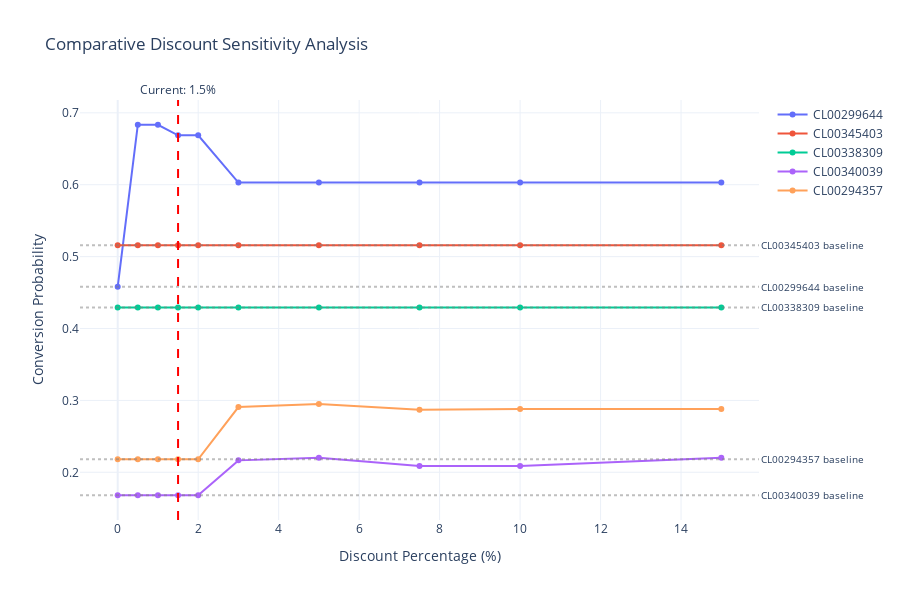

Notebook code for this chart:
### Code cell
show_discount_comparison_graph(df_sim, model, selected_ids)

### Figure 1 — Plotly figure (JSON) as saved in the notebook; plotly's stock layout.template omitted (floating-point values rounded to 4 significant figures)
{"data": [{"customdata": [0.0, 0.2254, 0.2254, 0.2108, 0.2108, 0.145, 0.145, 0.145, 0.145, 0.145], "hovertemplate": "Customer: CL00299644<br>Discount: %{x}%<br>Probability: %{y:.3f}<br>Δ from baseline: %{customdata:.3f}<br>Discount amount: €%{text:.2f}", "mode": "lines+markers", "name": "CL00299644", "text": [0.0, 62.03, 124.1, 186.1, 248.1, 372.2, 620.3, 930.4, 1241.0, 1861.0], "type": "scatter", "x": [0.0, 0.5, 1.0, 1.5, 2.0, 3.0, 5.0, 7.5, 10.0, 15.0], "y": [0.458, 0.6834, 0.6834, 0.6688, 0.6688, 0.6029, 0.6029, 0.6029, 0.6029, 0.6029]}, {"customdata": [0.0, 0.0, 0.0, 0.0, 0.0, 0.0, 0.0, 0.0, 0.0, 0.0], "hovertemplate": "Customer: CL00345403<br>Discount: %{x}%<br>Probability: %{y:.3f}<br>Δ from baseline: %{customdata:.3f}<br>Discount amount: €%{text:.2f}", "mode": "lines+markers", "name": "CL00345403", "text": [0.0, 74.32, 148.6, 223.0, 297.3, 445.9, 743.2, 1115.0, 1486.0, 2230.0], "type": "scatter", "x": [0.0, 0.5, 1.0, 1.5, 2.0, 3.0, 5.0, 7.5, 10.0, 15.0], "y": [0.5157, 0.5157, 0.5157, 0.5157, 0.5157, 0.5157, 0.5157, 0.5157, 0.5157, 0.5157]}, {"customdata": [0.0, 0.0, 0.0, 0.0, 0.0, 0.0, 0.0, 0.0, 0.0, 0.0], "hovertemplate": "Customer: CL00338309<br>Discount: %{x}%<br>Probability: %{y:.3f}<br>Δ from baseline: %{customdata:.3f}<br>Discount amount: €%{text:.2f}", "mode": "lines+markers", "name": "CL00338309", "text": [0.0, 49.37, 98.74, 148.1, 197.5, 296.2, 493.7, 740.5, 987.4, 1481.0], "type": "scatter", "x": [0.0, 0.5, 1.0, 1.5, 2.0, 3.0, 5.0, 7.5, 10.0, 15.0], "y": [0.4294, 0.4294, 0.4294, 0.4294, 0.4294, 0.4294, 0.4294, 0.4294, 0.4294, 0.4294]}, {"customdata": [0.0, 0.0, 0.0, 0.0, 0.0, 0.04851, 0.05205, 0.04078, 0.04078, 0.05226], "hovertemplate": "Customer: CL00340039<br>Discount: %{x}%<br>Probability: %{y:.3f}<br>Δ from baseline: %{customdata:.3f}<br>Discount amount: €%{text:.2f}", "mode": "lines+markers", "name": "CL00340039", "text": [0.0, 159.5, 318.9, 478.4, 637.8, 956.7, 1595.0, 2392.0, 3189.0, 4784.0], "type": "scatter", "x": [0.0, 0.5, 1.0, 1.5, 2.0, 3.0, 5.0, 7.5, 10.0, 15.0], "y": [0.1681, 0.1681, 0.1681, 0.1681, 0.1681, 0.2166, 0.2201, 0.2089, 0.2089, 0.2204]}, {"customdata": [0.0, 0.0, 0.0, 0.0, 0.0, 0.07257, 0.07686, 0.06877, 0.0698, 0.0698], "hovertemplate": "Customer: CL00294357<br>Discount: %{x}%<br>Probability: %{y:.3f}<br>Δ from baseline: %{customdata:.3f}<br>Discount amount: €%{text:.2f}", "mode": "lines+markers", "name": "CL00294357", "text": [0.0, 117.1, 234.2, 351.3, 468.4, 702.6, 1171.0, 1756.0, 2342.0, 3513.0], "type": "scatter", "x": [0.0, 0.5, 1.0, 1.5, 2.0, 3.0, 5.0, 7.5, 10.0, 15.0], "y": [0.2181, 0.2181, 0.2181, 0.2181, 0.2181, 0.2907, 0.295, 0.2869, 0.2879, 0.2879]}], "layout": {"annotations": [{"font": {"size": 10}, "showarrow": false, "text": "CL00299644 baseline", "x": 1, "xanchor": "left", "xref": "x domain", "y": 0.458, "yanchor": "middle", "yref": "y"}, {"font": {"size": 10}, "showarrow": false, "text": "CL00345403 baseline", "x": 1, "xanchor": "left", "xref": "x domain", "y": 0.5157, "yanchor": "middle", "yref": "y"}, {"font": {"size": 10}, "showarrow": false, "text": "CL00338309 baseline", "x": 1, "xanchor": "left", "xref": "x domain", "y": 0.4294, "yanchor": "middle", "yref": "y"}, {"font": {"size": 10}, "showarrow": false, "text": "CL00340039 baseline", "x": 1, "xanchor": "left", "xref": "x domain", "y": 0.1681, "yanchor": "middle", "yref": "y"}, {"font": {"size": 10}, "showarrow": false, "text": "CL00294357 baseline", "x": 1, "xanchor": "left", "xref": "x domain", "y": 0.2181, "yanchor": "middle", "yref": "y"}, {"showarrow": false, "text": "Current: 1.5%", "x": 1.5, "xanchor": "center", "xref": "x", "y": 1, "yanchor": "bottom", "yref": "y domain"}], "height": 600, "hovermode": "closest", "shapes": [{"line": {"color": "gray", "dash": "dot"}, "opacity": 0.5, "type": "line", "x0": 0, "x1": 1, "xref": "x domain", "y0": 0.458, "y1": 0.458, "yref": "y"}, {"line": {"color": "gray", "dash": "dot"}, "opacity": 0.5, "type": "line", "x0": 0, "x1": 1, "xref": "x domain", "y0": 0.5157, "y1": 0.5157, "yref": "y"}, {"line": {"color": "gray", "dash": "dot"}, "opacity": 0.5, "type": "line", "x0": 0, "x1": 1, "xref": "x domain", "y0": 0.4294, "y1": 0.4294, "yref": "y"}, {"line": {"color": "gray", "dash": "dot"}, "opacity": 0.5, "type": "line", "x0": 0, "x1": 1, "xref": "x domain", "y0": 0.1681, "y1": 0.1681, "yref": "y"}, {"line": {"color": "gray", "dash": "dot"}, "opacity": 0.5, "type": "line", "x0": 0, "x1": 1, "xref": "x domain", "y0": 0.2181, "y1": 0.2181, "yref": "y"}, {"line": {"color": "red", "dash": "dash"}, "type": "line", "x0": 1.5, "x1": 1.5, "xref": "x", "y0": 0, "y1": 1, "yref": "y domain"}], "showlegend": true, "title": {"text": "Comparative Discount Sensitivity Analysis"}, "xaxis": {"title": {"text": "Discount Percentage (%)"}}, "yaxis": {"title": {"text": "Conversion Probability"}}}}
